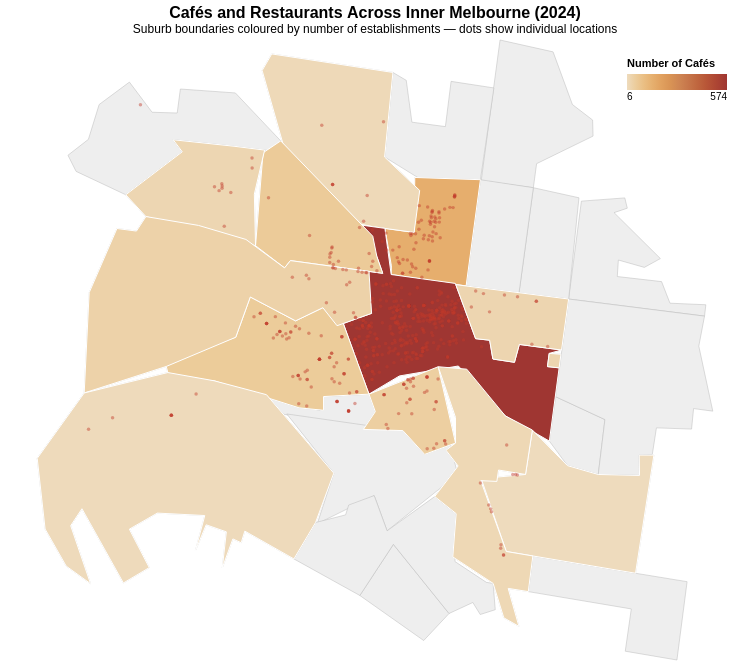

Specify this chart in Vega-Lite:
### Vega-Lite specification from a JSON file in a GitHub repository (floating-point values rounded to 4 significant figures; data arrays with more than 128 entries replaced by an {"elided": "..."} marker saying what was removed)
{"$schema": "https://vega.github.io/schema/vega-lite/v5.json", "title": {"text": "Cafés and Restaurants Across Inner Melbourne (2024)", "subtitle": "Suburb boundaries coloured by number of establishments — dots show individual locations", "fontSize": 16, "subtitleFontSize": 12}, "width": 740, "height": 620, "projection": {"type": "mercator"}, "layer": [{"data": {"values": {"type": "Topology", "objects": {"data": {"geometries": [{"properties": {"name": "Cremorne", "cartodb_id": 31, "created_at": "2015-03-10T04:37:29Z", "updated_at": "2015-03-10T04:37:29Z"}, "type": "MultiPolygon", "arcs": [[[-28, -39, 0]]], "id": "feature_00"}, {"properties": {"name": "Fitzroy North", "cartodb_id": 6, "created_at": "2015-03-10T04:37:29Z", "updated_at": "2015-03-10T04:37:29Z"}, "type": "MultiPolygon", "arcs": [[[1]]], "id": "feature_01"}, {"properties": {"name": "Prahran", "cartodb_id": 46, "created_at": "2015-03-10T04:37:29Z", "updated_at": "2015-03-10T04:37:29Z"}, "type": "MultiPolygon", "arcs": [[[-66, 2]]], "id": "feature_02"}, {"properties": {"name": "Abbotsford", "cartodb_id": 5, "created_at": "2015-03-10T04:37:29Z", "updated_at": "2015-03-10T04:37:29Z"}, "type": "MultiPolygon", "arcs": [[[-30, 3]]], "id": "feature_03"}, {"properties": {"name": "Collingwood", "cartodb_id": 8, "created_at": "2015-03-10T04:37:29Z", "updated_at": "2015-03-10T04:37:29Z"}, "type": "MultiPolygon", "arcs": [[[-9, 4, 5]]], "id": "feature_04"}, {"properties": {"name": "Fitzroy", "cartodb_id": 9, "created_at": "2015-03-10T04:37:29Z", "updated_at": "2015-03-10T04:37:29Z"}, "type": "MultiPolygon", "arcs": [[[6, -12, 7, 8]]], "id": "feature_05"}, {"properties": {"name": "Carlton North", "cartodb_id": 12, "created_at": "2015-03-10T04:37:29Z", "updated_at": "2015-03-10T04:37:29Z"}, "type": "MultiPolygon", "arcs": [[[9, -14, 10]]], "id": "feature_06"}, {"properties": {"name": "Carlton", "cartodb_id": 13, "created_at": "2015-03-10T04:37:29Z", "updated_at": "2015-03-10T04:37:29Z"}, "type": "MultiPolygon", "arcs": [[[11, 12]]], "id": "feature_07"}, {"properties": {"name": "Parkville", "cartodb_id": 14, "created_at": "2015-03-10T04:37:29Z", "updated_at": "2015-03-10T04:37:29Z"}, "type": "MultiPolygon", "arcs": [[[13, 14]]], "id": "feature_08"}, {"properties": {"name": "Melbourne (3000)", "cartodb_id": 15, "created_at": "2015-03-10T04:37:29Z", "updated_at": "2015-03-10T04:37:29Z"}, "type": "MultiPolygon", "arcs": [[[15, -34, 16, -36, 17, -27, 18, -43]]], "id": "feature_09"}, {"properties": {"name": "Southbank", "cartodb_id": 48, "created_at": "2015-03-10T04:37:29Z", "updated_at": "2015-03-10T04:37:29Z"}, "type": "MultiPolygon", "arcs": [[[-46, 19, -22, 20]]], "id": "feature_10"}, {"properties": {"name": "South Wharf", "cartodb_id": 59, "created_at": "2015-03-10T04:37:29Z", "updated_at": "2015-03-10T04:37:29Z"}, "type": "MultiPolygon", "arcs": [[[-24, 21, 22]]], "id": "feature_11"}, {"properties": {"name": "Docklands", "cartodb_id": 64, "created_at": "2015-03-10T04:37:29Z", "updated_at": "2015-03-10T04:37:29Z"}, "type": "MultiPolygon", "arcs": [[[23, 24, -60, 25, 26]]], "id": "feature_12"}, {"properties": {"name": "Richmond", "cartodb_id": 28, "created_at": "2015-03-10T04:37:29Z", "updated_at": "2015-03-10T04:37:29Z"}, "type": "MultiPolygon", "arcs": [[[27, 28, 29, 30, -40]]], "id": "feature_13"}, {"properties": {"name": "East Melbourne", "cartodb_id": 29, "created_at": "2015-03-10T04:37:29Z", "updated_at": "2015-03-10T04:37:29Z"}, "type": "MultiPolygon", "arcs": [[[31, 32, 33, 34]], [[35, 36]]], "id": "feature_14"}, {"properties": {"name": "South Yarra", "cartodb_id": 30, "created_at": "2015-03-10T04:37:29Z", "updated_at": "2015-03-10T04:37:29Z"}, "type": "MultiPolygon", "arcs": [[[37, 38, 39, 40, -64]]], "id": "feature_15"}, {"properties": {"name": "Middle Park", "cartodb_id": 70, "created_at": "2015-03-10T04:37:29Z", "updated_at": "2015-03-10T04:37:29Z"}, "type": "MultiPolygon", "arcs": [[[41, -50]]], "id": "feature_16"}, {"properties": {"name": "North Melbourne", "cartodb_id": 35, "created_at": "2015-03-10T04:37:29Z", "updated_at": "2015-03-10T04:37:29Z"}, "type": "MultiPolygon", "arcs": [[[42, 43, -58, 44]]], "id": "feature_17"}, {"properties": {"name": "South Melbourne", "cartodb_id": 55, "created_at": "2015-03-10T04:37:29Z", "updated_at": "2015-03-10T04:37:29Z"}, "type": "MultiPolygon", "arcs": [[[45, 46, -53, 47]]], "id": "feature_18"}, {"properties": {"name": "Flemington", "cartodb_id": 74, "created_at": "2015-03-10T04:37:29Z", "updated_at": "2015-03-10T04:37:29Z"}, "type": "MultiPolygon", "arcs": [[[-56, 48]]], "id": "feature_19"}, {"properties": {"name": "Albert Park", "cartodb_id": 60, "created_at": "2015-03-10T04:37:29Z", "updated_at": "2015-03-10T04:37:29Z"}, "type": "MultiPolygon", "arcs": [[[49, 50, -62, 51, 52, 53, -68, 54]]], "id": "feature_20"}, {"properties": {"name": "Kensington", "cartodb_id": 67, "created_at": "2015-03-10T04:37:29Z", "updated_at": "2015-03-10T04:37:29Z"}, "type": "MultiPolygon", "arcs": [[[55, 56]]], "id": "feature_21"}, {"properties": {"name": "West Melbourne", "cartodb_id": 78, "created_at": "2015-03-10T04:37:29Z", "updated_at": "2015-03-10T04:37:29Z"}, "type": "MultiPolygon", "arcs": [[[57, 58, 59, 60]]], "id": "feature_22"}, {"properties": {"name": "Port Melbourne", "cartodb_id": 92, "created_at": "2015-03-10T04:37:29Z", "updated_at": "2015-03-10T04:37:29Z"}, "type": "MultiPolygon", "arcs": [[[61, 62]]], "id": "feature_23"}, {"properties": {"name": "Melbourne (3004)", "cartodb_id": 122, "created_at": "2015-03-10T04:37:29Z", "updated_at": "2015-03-10T04:37:29Z"}, "type": "MultiPolygon", "arcs": [[[63, 64, 65, 66, 67, 68]]], "id": "feature_24"}], "type": "GeometryCollection"}}, "bbox": [144.9, -37.86, 145.0, -37.77], "transform": {"scale": [1.196e-06, 8.673e-07], "translate": [144.9, -37.86]}, "arcs": {"elided": "69 rows, 624 int values in total"}}, "format": {"type": "topojson", "feature": "data"}}, "mark": {"type": "geoshape", "fill": "#eee", "stroke": "#bbb", "strokeWidth": 0.5}}, {"data": {"values": {"type": "Topology", "objects": {"data": {"geometries": [{"properties": {"name": "Cremorne", "cartodb_id": 31, "created_at": "2015-03-10T04:37:29Z", "updated_at": "2015-03-10T04:37:29Z"}, "type": "MultiPolygon", "arcs": [[[-28, -39, 0]]], "id": "feature_00"}, {"properties": {"name": "Fitzroy North", "cartodb_id": 6, "created_at": "2015-03-10T04:37:29Z", "updated_at": "2015-03-10T04:37:29Z"}, "type": "MultiPolygon", "arcs": [[[1]]], "id": "feature_01"}, {"properties": {"name": "Prahran", "cartodb_id": 46, "created_at": "2015-03-10T04:37:29Z", "updated_at": "2015-03-10T04:37:29Z"}, "type": "MultiPolygon", "arcs": [[[-66, 2]]], "id": "feature_02"}, {"properties": {"name": "Abbotsford", "cartodb_id": 5, "created_at": "2015-03-10T04:37:29Z", "updated_at": "2015-03-10T04:37:29Z"}, "type": "MultiPolygon", "arcs": [[[-30, 3]]], "id": "feature_03"}, {"properties": {"name": "Collingwood", "cartodb_id": 8, "created_at": "2015-03-10T04:37:29Z", "updated_at": "2015-03-10T04:37:29Z"}, "type": "MultiPolygon", "arcs": [[[-9, 4, 5]]], "id": "feature_04"}, {"properties": {"name": "Fitzroy", "cartodb_id": 9, "created_at": "2015-03-10T04:37:29Z", "updated_at": "2015-03-10T04:37:29Z"}, "type": "MultiPolygon", "arcs": [[[6, -12, 7, 8]]], "id": "feature_05"}, {"properties": {"name": "Carlton North", "cartodb_id": 12, "created_at": "2015-03-10T04:37:29Z", "updated_at": "2015-03-10T04:37:29Z"}, "type": "MultiPolygon", "arcs": [[[9, -14, 10]]], "id": "feature_06"}, {"properties": {"name": "Carlton", "cartodb_id": 13, "created_at": "2015-03-10T04:37:29Z", "updated_at": "2015-03-10T04:37:29Z"}, "type": "MultiPolygon", "arcs": [[[11, 12]]], "id": "feature_07"}, {"properties": {"name": "Parkville", "cartodb_id": 14, "created_at": "2015-03-10T04:37:29Z", "updated_at": "2015-03-10T04:37:29Z"}, "type": "MultiPolygon", "arcs": [[[13, 14]]], "id": "feature_08"}, {"properties": {"name": "Melbourne (3000)", "cartodb_id": 15, "created_at": "2015-03-10T04:37:29Z", "updated_at": "2015-03-10T04:37:29Z"}, "type": "MultiPolygon", "arcs": [[[15, -34, 16, -36, 17, -27, 18, -43]]], "id": "feature_09"}, {"properties": {"name": "Southbank", "cartodb_id": 48, "created_at": "2015-03-10T04:37:29Z", "updated_at": "2015-03-10T04:37:29Z"}, "type": "MultiPolygon", "arcs": [[[-46, 19, -22, 20]]], "id": "feature_10"}, {"properties": {"name": "South Wharf", "cartodb_id": 59, "created_at": "2015-03-10T04:37:29Z", "updated_at": "2015-03-10T04:37:29Z"}, "type": "MultiPolygon", "arcs": [[[-24, 21, 22]]], "id": "feature_11"}, {"properties": {"name": "Docklands", "cartodb_id": 64, "created_at": "2015-03-10T04:37:29Z", "updated_at": "2015-03-10T04:37:29Z"}, "type": "MultiPolygon", "arcs": [[[23, 24, -60, 25, 26]]], "id": "feature_12"}, {"properties": {"name": "Richmond", "cartodb_id": 28, "created_at": "2015-03-10T04:37:29Z", "updated_at": "2015-03-10T04:37:29Z"}, "type": "MultiPolygon", "arcs": [[[27, 28, 29, 30, -40]]], "id": "feature_13"}, {"properties": {"name": "East Melbourne", "cartodb_id": 29, "created_at": "2015-03-10T04:37:29Z", "updated_at": "2015-03-10T04:37:29Z"}, "type": "MultiPolygon", "arcs": [[[31, 32, 33, 34]], [[35, 36]]], "id": "feature_14"}, {"properties": {"name": "South Yarra", "cartodb_id": 30, "created_at": "2015-03-10T04:37:29Z", "updated_at": "2015-03-10T04:37:29Z"}, "type": "MultiPolygon", "arcs": [[[37, 38, 39, 40, -64]]], "id": "feature_15"}, {"properties": {"name": "Middle Park", "cartodb_id": 70, "created_at": "2015-03-10T04:37:29Z", "updated_at": "2015-03-10T04:37:29Z"}, "type": "MultiPolygon", "arcs": [[[41, -50]]], "id": "feature_16"}, {"properties": {"name": "North Melbourne", "cartodb_id": 35, "created_at": "2015-03-10T04:37:29Z", "updated_at": "2015-03-10T04:37:29Z"}, "type": "MultiPolygon", "arcs": [[[42, 43, -58, 44]]], "id": "feature_17"}, {"properties": {"name": "South Melbourne", "cartodb_id": 55, "created_at": "2015-03-10T04:37:29Z", "updated_at": "2015-03-10T04:37:29Z"}, "type": "MultiPolygon", "arcs": [[[45, 46, -53, 47]]], "id": "feature_18"}, {"properties": {"name": "Flemington", "cartodb_id": 74, "created_at": "2015-03-10T04:37:29Z", "updated_at": "2015-03-10T04:37:29Z"}, "type": "MultiPolygon", "arcs": [[[-56, 48]]], "id": "feature_19"}, {"properties": {"name": "Albert Park", "cartodb_id": 60, "created_at": "2015-03-10T04:37:29Z", "updated_at": "2015-03-10T04:37:29Z"}, "type": "MultiPolygon", "arcs": [[[49, 50, -62, 51, 52, 53, -68, 54]]], "id": "feature_20"}, {"properties": {"name": "Kensington", "cartodb_id": 67, "created_at": "2015-03-10T04:37:29Z", "updated_at": "2015-03-10T04:37:29Z"}, "type": "MultiPolygon", "arcs": [[[55, 56]]], "id": "feature_21"}, {"properties": {"name": "West Melbourne", "cartodb_id": 78, "created_at": "2015-03-10T04:37:29Z", "updated_at": "2015-03-10T04:37:29Z"}, "type": "MultiPolygon", "arcs": [[[57, 58, 59, 60]]], "id": "feature_22"}, {"properties": {"name": "Port Melbourne", "cartodb_id": 92, "created_at": "2015-03-10T04:37:29Z", "updated_at": "2015-03-10T04:37:29Z"}, "type": "MultiPolygon", "arcs": [[[61, 62]]], "id": "feature_23"}, {"properties": {"name": "Melbourne (3004)", "cartodb_id": 122, "created_at": "2015-03-10T04:37:29Z", "updated_at": "2015-03-10T04:37:29Z"}, "type": "MultiPolygon", "arcs": [[[63, 64, 65, 66, 67, 68]]], "id": "feature_24"}], "type": "GeometryCollection"}}, "bbox": [144.9, -37.86, 145.0, -37.77], "transform": {"scale": [1.196e-06, 8.673e-07], "translate": [144.9, -37.86]}, "arcs": {"elided": "69 rows, 624 int values in total"}}, "format": {"type": "topojson", "feature": "data"}}, "transform": [{"lookup": "properties.name", "from": {"data": {"values": [{"suburb": "Melbourne (3000)", "cafes": 574}, {"suburb": "West Melbourne", "cafes": 35}, {"suburb": "Docklands", "cafes": 57}, {"suburb": "Carlton", "cafes": 156}, {"suburb": "Parkville", "cafes": 13}, {"suburb": "North Melbourne", "cafes": 58}, {"suburb": "Kensington", "cafes": 22}, {"suburb": "East Melbourne", "cafes": 25}, {"suburb": "Melbourne (3004)", "cafes": 17}, {"suburb": "Southbank", "cafes": 47}, {"suburb": "Port Melbourne", "cafes": 9}, {"suburb": "South Yarra", "cafes": 6}]}, "key": "suburb", "fields": ["cafes"]}}], "mark": {"type": "geoshape", "stroke": "#fff", "strokeWidth": 1}, "encoding": {"color": {"field": "cafes", "type": "quantitative", "title": "Number of Cafés", "scale": {"scheme": "browns"}, "legend": {"orient": "top-right"}}, "tooltip": [{"field": "properties.name", "type": "nominal", "title": "Suburb"}, {"field": "cafes", "type": "quantitative", "title": "Cafés & Restaurants"}]}}, {"data": {"values": {"elided": "600 records"}}, "mark": {"type": "circle", "opacity": 0.45, "size": 12, "color": "#c0392b"}, "encoding": {"longitude": {"field": "lon", "type": "quantitative"}, "latitude": {"field": "lat", "type": "quantitative"}, "tooltip": [{"field": "name", "type": "nominal", "title": "Name"}, {"field": "area", "type": "nominal", "title": "Area"}, {"field": "seats", "type": "quantitative", "title": "Indoor Seats"}]}}], "config": {"view": {"stroke": null}}}
